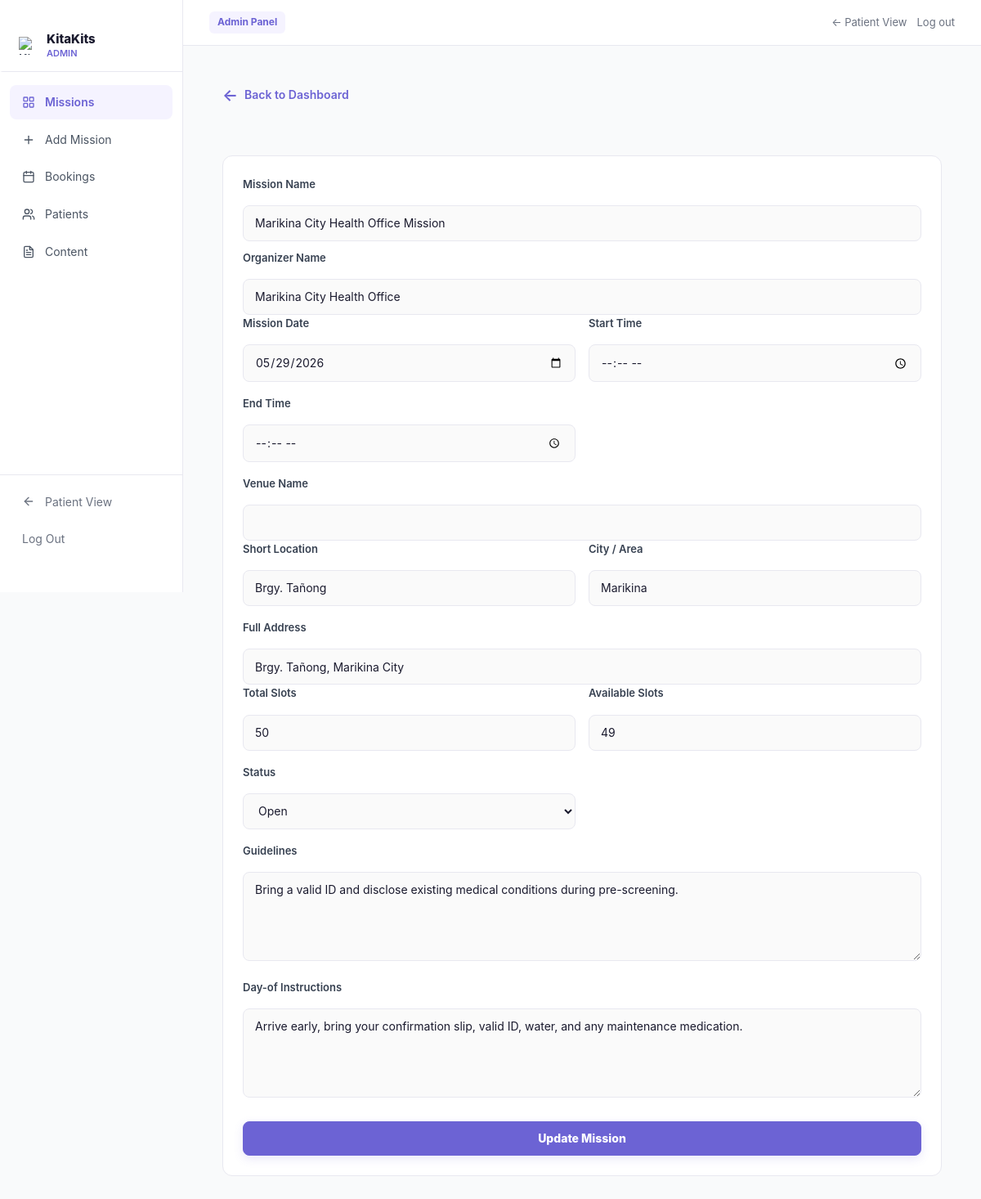
The page /admin/edit_mission.php?id=3 (signed in) on the database its author committed.
### tables this page shows
CREATE TABLE `missions` (
  `mission_id` int(11) NOT NULL AUTO_INCREMENT,
  `mission_name` varchar(100) NOT NULL,
  `organizer_name` varchar(100) NOT NULL,
  `mission_date` date NOT NULL,
  `start_time` time DEFAULT NULL,
  `end_time` time DEFAULT NULL,
  `venue_name` varchar(150) DEFAULT NULL,
  `location` varchar(255) NOT NULL COMMENT 'Backward-compatible area/location field used by the original site',
  `city_area` varchar(100) NOT NULL,
  `full_address` varchar(255) NOT NULL,
  `total_slots` int(5) NOT NULL DEFAULT 0,
  `available_slots` int(5) NOT NULL DEFAULT 0,
  `mission_status` enum('draft','open','closed','completed','cancelled') NOT NULL DEFAULT 'open',
  `guidelines` text DEFAULT NULL,
  `day_of_instructions` text DEFAULT NULL,
  `created_by` int(11) DEFAULT NULL,
  `created_at` timestamp NOT NULL DEFAULT current_timestamp(),
  `updated_at` timestamp NOT NULL DEFAULT current_timestamp() ON UPDATE current_timestamp(),
  PRIMARY KEY (`mission_id`),
  KEY `idx_missions_date` (`mission_date`),
  KEY `idx_missions_filters` (`mission_status`, `city_area`, `mission_date`, `available_slots`),
  KEY `idx_missions_created_by` (`created_by`),
  FULLTEXT KEY `ft_missions_search` (`mission_name`, `organizer_name`, `location`, `city_area`, `full_address`),
  CONSTRAINT `fk_missions_created_by` FOREIGN KEY (`created_by`) REFERENCES `users` (`user_id`) ON DELETE SET NULL ON UPDATE CASCADE,
  CONSTRAINT `chk_missions_slots` CHECK (`total_slots` >= 0 AND `available_slots` >= 0 AND `available_slots` <= `total_slots`)
);

### public/admin/edit_mission.php (the view, shortened to what this page needs)
<?php
require_once(__DIR__ . '/../../app/config/db.php');
require_once(__DIR__ . '/../includes/layout.php');
$mission = null;
$mission_id = isset($_GET['id']) ? (int)$_GET['id'] : 0;
if ($mission_id > 0) {
    $sql = "SELECT * FROM missions WHERE mission_id = :id";
    $stmt = $conn->prepare($sql);
    $stmt->execute([':id' => $mission_id]);
    $mission = $stmt->fetch(PDO::FETCH_ASSOC);
} else {
    $error = 'Invalid mission ID provided.';
}
function mission_value($mission, $field)
{
    return htmlspecialchars($_POST[$field] ?? ($mission[$field] ?? ''));
}
?>
<!DOCTYPE html>
<html lang="en">
<head>
    <link rel="stylesheet" href="../assets/css/style.css">
</head>
<body class="admin-body">
    <main class="container admin-workspace form-workspace">
        <a href="admin_dashboard.php" class="btn-back">
            Back to Dashboard
        </a>
        <?php if ($mission): ?>
            <form method="POST" action="" class="wide-form">
                <label for="mission_name">Mission Name</label>
                <input type="text" id="mission_name" name="mission_name" value="<?php echo mission_value($mission, 'mission_name'); ?>" maxlength="100" required>
                <label for="organizer_name">Organizer Name</label>
                <input type="text" id="organizer_name" name="organizer_name" value="<?php echo mission_value($mission, 'organizer_name'); ?>" maxlength="100" required>
                <div class="form-grid form-grid-3">
                    <div>
                        <label for="mission_date">Mission Date</label>
                        <input type="date" id="mission_date" name="mission_date" value="<?php echo mission_value($mission, 'mission_date'); ?>" required>
                    </div>
                    <div>
                        <label for="start_time">Start Time</label>
                        <input type="time" id="start_time" name="start_time" value="<?php echo mission_value($mission, 'start_time'); ?>">
                    </div>
                    <div>
                        <label for="end_time">End Time</label>
                        <input type="time" id="end_time" name="end_time" value="<?php echo mission_value($mission, 'end_time'); ?>">
                    </div>
                </div>
                <label for="venue_name">Venue Name</label>
                <input type="text" id="venue_name" name="venue_name" value="<?php echo mission_value($mission, 'venue_name'); ?>" maxlength="150">
                <div class="form-grid">
                    <div>
                        <label for="location">Short Location</label>
                        <input type="text" id="location" name="location" value="<?php echo mission_value($mission, 'location'); ?>" maxlength="255" required>
                    </div>
                    <div>
                        <label for="city_area">City / Area</label>
                        <input type="text" id="city_area" name="city_area" value="<?php echo mission_value($mission, 'city_area'); ?>" maxlength="100" required>
                    </div>
                </div>
                <label for="full_address">Full Address</label>
                <input type="text" id="full_address" name="full_address" value="<?php echo mission_value($mission, 'full_address'); ?>" maxlength="255" required>
                <div class="form-grid form-grid-3">
                    <div>
                        <label for="total_slots">Total Slots</label>
                        <input type="number" id="total_slots" name="total_slots" value="<?php echo mission_value($mission, 'total_slots'); ?>" min="0" required>
                    </div>
                    <div>
                        <label for="available_slots">Available Slots</label>
                        <input type="number" id="available_slots" name="available_slots" value="<?php echo mission_value($mission, 'available_slots'); ?>" min="0" required>
                    </div>
                    <div>
                        <label for="mission_status">Status</label>
                        <select id="mission_status" name="mission_status">
                            <?php $selected_status = $_POST['mission_status'] ?? $mission['mission_status']; ?>
                            <?php foreach (['draft', 'open', 'closed', 'completed', 'cancelled'] as $status): ?>
                                <option value="<?php echo $status; ?>" <?php echo $selected_status === $status ? 'selected' : ''; ?>><?php echo ucfirst($status); ?></option>
                            <?php endforeach; ?>
                        </select>
                    </div>
                </div>
                <label for="guidelines">Guidelines</label>
                <textarea id="guidelines" name="guidelines" rows="4"><?php echo mission_value($mission, 'guidelines'); ?></textarea>
                <label for="day_of_instructions">Day-of Instructions</label>
                <textarea id="day_of_instructions" name="day_of_instructions" rows="4"><?php echo mission_value($mission, 'day_of_instructions'); ?></textarea>
                <button type="submit" name="submit">Update Mission</button>
            </form>
        <?php endif; ?>
    </main>
</body>
</html>

### rows shown on the page
missions: mission_name "Marikina City Health Office Mission", organizer_name "Marikina City Health Office", mission_date "05/29/2026", location "Brgy. Tañong", city_area "Marikina", full_address "Brgy. Tañong, Marikina City", total_slots "50", available_slots "49", mission_status "Open", guidelines "Bring a valid ID and disclose existing medical conditions during pre-screening.", day_of_instructions "Arrive early, bring your confirmation slip, valid ID, water, and any maintenance medication."

### other values the page prints
kk_html($link['label']) "Missions"
kk_html($link['label']) "Add Mission"
kk_html($link['label']) "Bookings"
kk_html($link['label']) "Patients"
kk_html($link['label']) "Content"
